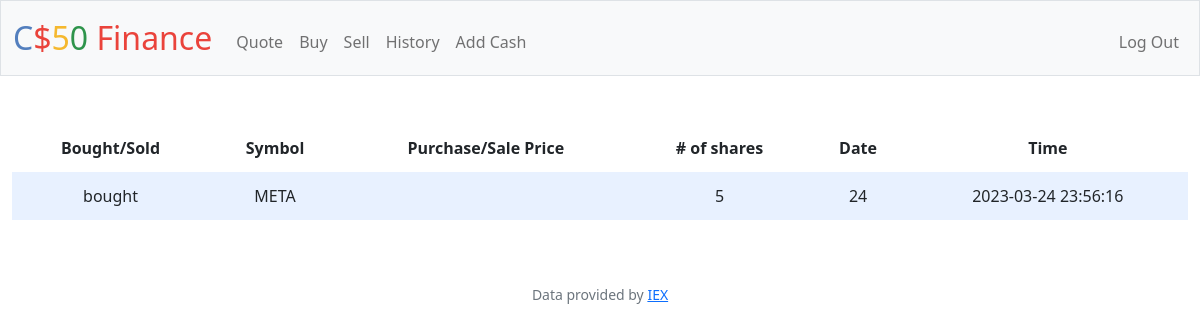
The page /history (signed in) on the database as committed earlier.
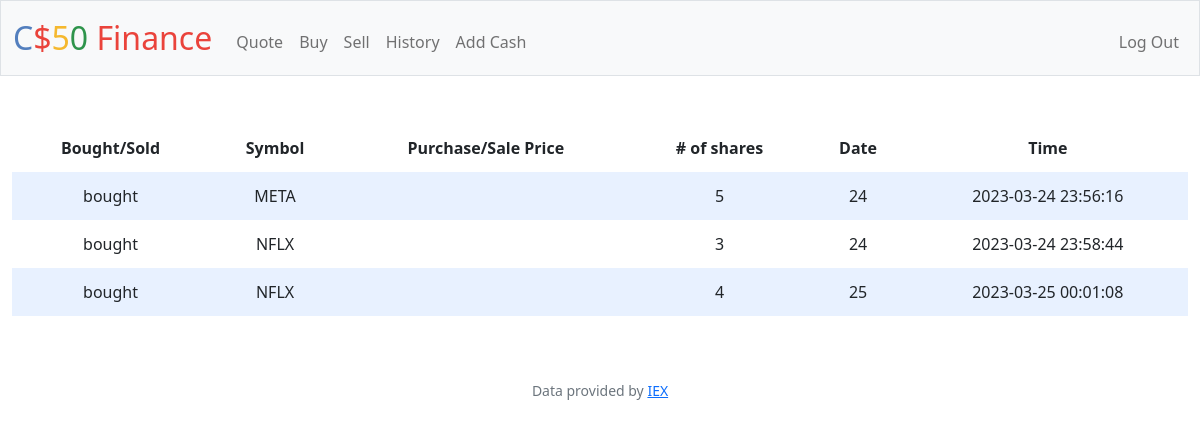
The same page on the database as committed later.
### tables this page shows
CREATE TABLE history (username TEXT NOT NULL, month INTEGER NOT NULL, bos TEXT NOT NULL, date INTEGER, time INTEGER, company TEXT, nos INTEGER, price INTEGER);

### app.py (the view)
@app.route("/history")
@login_required
def history():
    history = db.execute("SELECT * FROM history WHERE username = ?", u)
    return render_template("history.html", history=history)

### app.py (called while the page is built)
@app.after_request
def after_request(response):
    response.headers["Cache-Control"] = "no-cache, no-store, must-revalidate"
    response.headers["Expires"] = 0
    response.headers["Pragma"] = "no-cache"
    return response

### helpers.py (called while the page is built)
def login_required(f):
    @wraps(f)
    def decorated_function(*args, **kwargs):
        if session.get("user_id") is None:
            return redirect("/login")
        return f(*args, **kwargs)
    return decorated_function

### templates/history.html (shortened to what this page needs)
{% extends "layout.html" %}
{% block main %}
    <table>
        <thead>
            <tr>
                <th>Bought/Sold</th>
                <th>Symbol</th>
                <th>Purchase/Sale Price</th>
                <th># of shares</th>
                <th>Date</th>
                <th>Time</th>
            </tr>
        </thead>
        <tbody>
            {% for histor in history %}
            <tr>
                    <td>{{ histor.bos }}</td>
                    <td>{{ histor.company }}</td>
                    <td>{{ histor.money }}</td>
                    <td>{{ histor.nos }}</td>
                    <td>{{ histor.date }}</td>
                    <td>{{ histor.time }}</td>
            </tr>
            {% endfor %}
        </tbody>
    </table>
{% endblock %}

### templates/layout.html (shortened to what this page needs)
<!DOCTYPE html>
<html lang="en">
    <head>
        <link href="https://cdn.jsdelivr.net/npm/bootstrap@5.1.3/dist/css/bootstrap.min.css" rel="stylesheet">
        <link href="/static/styles.css" rel="stylesheet">
    </head>
    <body>
        <nav class="bg-light border navbar navbar-expand-md navbar-light">
            <div class="container-fluid">
                <a class="navbar-brand" href="/"><span class="blue">C</span><span class="red">$</span><span class="yellow">5</span><span class="green">0</span> <span class="red">Finance</span></a>
                <div class="collapse navbar-collapse" id="navbar">
                    {% if session["user_id"] %}
                        <ul class="navbar-nav me-auto mt-2">
                            <li class="nav-item"><a class="nav-link" href="/quote">Quote</a></li>
                            <li class="nav-item"><a class="nav-link" href="/buy">Buy</a></li>
                            <li class="nav-item"><a class="nav-link" href="/sell">Sell</a></li>
                            <li class="nav-item"><a class="nav-link" href="/history">History</a></li>
                            <li class="nav-item"><a class="nav-link" href="/addcash">Add Cash</a></li>
                        </ul>
                        <ul class="navbar-nav ms-auto mt-2">
                            <li class="nav-item"><a class="nav-link" href="/logout">Log Out</a></li>
                        </ul>
                    {% else %}
                        <ul class="navbar-nav ms-auto mt-2">
                            <li class="nav-item"><a class="nav-link" href="/register">Register</a></li>
                            <li class="nav-item"><a class="nav-link" href="/login">Log In</a></li>
                        </ul>
                    {% endif %}
                </div>
            </div>
        </nav>
        <main class="container-fluid py-5 text-center">
            {% block main %}{% endblock %}
        </main>
        <footer class="mb-5 small text-center text-muted">
            Data provided by <a href="https://iexcloud.io/">IEX</a>
        </footer>
    </body>
</html>

### static/styles.css (style rules this page uses)
nav .navbar-brand { font-size: xx-large; }
table { background-color: transparent; margin-bottom: 1rem; width: 100%; }
table th, table td { padding: 0.75rem; vertical-align: middle; }
tbody tr:nth-of-type(odd) { background-color: rgb(179, 208, 255, 0.3) }
nav .navbar-brand .blue { color: #537fbe; }
nav .navbar-brand .red { color: #ea433b; }
nav .navbar-brand .yellow { color: #f5b82e; }
nav .navbar-brand .green { color: #2e944b; }

Rows that differ between the two databases and show on the page:
added history: bos "bought", company "NFLX", nos "3", date "24", time "2023-03-24 23:58:44"
added history: bos "bought", company "NFLX", nos "4", date "25", time "2023-03-25 00:01:08"
